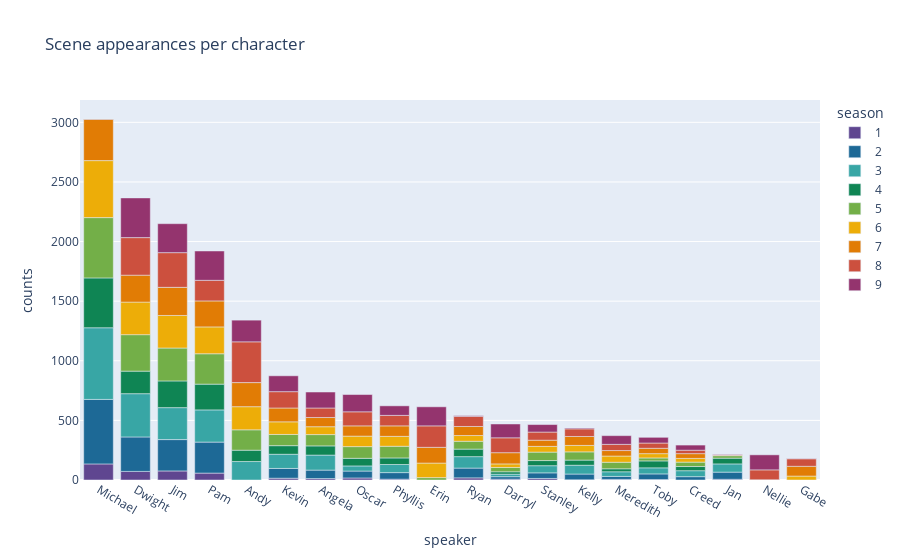

Notebook cell for this chart:
### Code cell
char_app = df.sort_values(['season','episode','scene']).drop_duplicates(['season','episode','scene','speaker'],keep='first')
char_app_count = char_app.groupby(['speaker', 'season']).size().reset_index(name='counts')

char_app_count['season'] = char_app_count['season'].astype(str)

top_char = char_app.groupby(['speaker']).size().reset_index(name='counts').sort_values(by='counts', ascending=False)['speaker'].iloc[:20]

#filter for top 20 characters
char_app_count_sorted = char_app_count[char_app_count['speaker'].isin(top_char)].sort_values(by=['season'])

fig = px.bar(char_app_count_sorted, x='speaker', y='counts', color='season', color_discrete_sequence=px.colors.qualitative.Prism, title='Scene appearances per character')
fig.update_xaxes(categoryorder='array', categoryarray= top_char)

### Figure 1 — Plotly figure (JSON) as saved in the notebook; plotly's stock layout.template omitted (floating-point values rounded to 4 significant figures)
{"data": [{"alignmentgroup": "True", "hovertemplate": "season=1<br>speaker=%{x}<br>counts=%{y}<extra></extra>", "legendgroup": "1", "marker": {"color": "rgb(95, 70, 144)", "pattern": {"shape": ""}}, "name": "1", "offsetgroup": "1", "orientation": "v", "showlegend": true, "textposition": "auto", "type": "bar", "x": ["Pam", "Jan", "Kelly", "Kevin", "Meredith", "Michael", "Dwight", "Oscar", "Darryl", "Phyllis", "Ryan", "Jim", "Stanley", "Angela", "Toby"], "xaxis": "x", "y": [58, 6, 2, 15, 5, 135, 72, 17, 7, 7, 18, 76, 13, 12, 4], "yaxis": "y"}, {"alignmentgroup": "True", "hovertemplate": "season=2<br>speaker=%{x}<br>counts=%{y}<extra></extra>", "legendgroup": "2", "marker": {"color": "rgb(29, 105, 150)", "pattern": {"shape": ""}}, "name": "2", "offsetgroup": "2", "orientation": "v", "showlegend": true, "textposition": "auto", "type": "bar", "x": ["Dwight", "Meredith", "Oscar", "Jim", "Pam", "Kevin", "Darryl", "Toby", "Angela", "Kelly", "Phyllis", "Jan", "Creed", "Stanley", "Ryan", "Michael"], "xaxis": "x", "y": [289, 25, 58, 263, 260, 82, 21, 47, 71, 48, 55, 60, 28, 47, 82, 541], "yaxis": "y"}, {"alignmentgroup": "True", "hovertemplate": "season=3<br>speaker=%{x}<br>counts=%{y}<extra></extra>", "legendgroup": "3", "marker": {"color": "rgb(56, 166, 165)", "pattern": {"shape": ""}}, "name": "3", "offsetgroup": "3", "orientation": "v", "showlegend": true, "textposition": "auto", "type": "bar", "x": ["Meredith", "Toby", "Kevin", "Jan", "Jim", "Kelly", "Andy", "Ryan", "Dwight", "Stanley", "Oscar", "Creed", "Darryl", "Pam", "Michael", "Angela", "Phyllis"], "xaxis": "x", "y": [39, 51, 119, 69, 268, 74, 155, 96, 363, 60, 43, 50, 21, 270, 601, 126, 68], "yaxis": "y"}, {"alignmentgroup": "True", "hovertemplate": "season=4<br>speaker=%{x}<br>counts=%{y}<extra></extra>", "legendgroup": "4", "marker": {"color": "rgb(15, 133, 84)", "pattern": {"shape": ""}}, "name": "4", "offsetgroup": "4", "orientation": "v", "showlegend": true, "textposition": "auto", "type": "bar", "x": ["Michael", "Jim", "Phyllis", "Kelly", "Pam", "Oscar", "Meredith", "Stanley", "Toby", "Ryan", "Kevin", "Jan", "Darryl", "Creed", "Andy", "Angela", "Dwight"], "xaxis": "x", "y": [418, 224, 55, 43, 216, 64, 25, 43, 58, 63, 72, 48, 20, 35, 95, 77, 189], "yaxis": "y"}, {"alignmentgroup": "True", "hovertemplate": "season=5<br>speaker=%{x}<br>counts=%{y}<extra></extra>", "legendgroup": "5", "marker": {"color": "rgb(115, 175, 72)", "pattern": {"shape": ""}}, "name": "5", "offsetgroup": "5", "orientation": "v", "showlegend": true, "textposition": "auto", "type": "bar", "x": ["Oscar", "Erin", "Phyllis", "Ryan", "Creed", "Kevin", "Angela", "Stanley", "Dwight", "Michael", "Kelly", "Andy", "Toby", "Pam", "Darryl", "Jim", "Jan", "Meredith"], "xaxis": "x", "y": [98, 20, 98, 66, 37, 94, 95, 71, 306, 506, 69, 171, 25, 255, 36, 276, 21, 55], "yaxis": "y"}, {"alignmentgroup": "True", "hovertemplate": "season=6<br>speaker=%{x}<br>counts=%{y}<extra></extra>", "legendgroup": "6", "marker": {"color": "rgb(237, 173, 8)", "pattern": {"shape": ""}}, "name": "6", "offsetgroup": "6", "orientation": "v", "showlegend": true, "textposition": "auto", "type": "bar", "x": ["Michael", "Creed", "Pam", "Dwight", "Phyllis", "Meredith", "Darryl", "Kelly", "Jim", "Toby", "Andy", "Gabe", "Stanley", "Angela", "Kevin", "Ryan", "Oscar", "Erin"], "xaxis": "x", "y": [478, 31, 225, 273, 83, 52, 30, 54, 273, 36, 194, 33, 48, 66, 106, 48, 88, 122], "yaxis": "y"}, {"alignmentgroup": "True", "hovertemplate": "season=7<br>speaker=%{x}<br>counts=%{y}<extra></extra>", "legendgroup": "7", "marker": {"color": "rgb(225, 124, 5)", "pattern": {"shape": ""}}, "name": "7", "offsetgroup": "7", "orientation": "v", "showlegend": true, "textposition": "auto", "type": "bar", "x": ["Stanley", "Andy", "Phyllis", "Creed", "Pam", "Toby", "Oscar", "Ryan", "Angela", "Jan", "Darryl", "Kelly", "Dwight", "Michael", "Gabe", "Nellie", "Meredith", "Kevin", "Jim", "Erin"], "xaxis": "x", "y": [52, 202, 88, 40, 218, 45, 86, 76, 77, 5, 94, 75, 226, 347, 82, 2, 46, 116, 236, 132], "yaxis": "y"}, {"alignmentgroup": "True", "hovertemplate": "season=8<br>speaker=%{x}<br>counts=%{y}<extra></extra>", "legendgroup": "8", "marker": {"color": "rgb(204, 80, 62)", "pattern": {"shape": ""}}, "name": "8", "offsetgroup": "8", "orientation": "v", "showlegend": true, "textposition": "auto", "type": "bar", "x": ["Kelly", "Dwight", "Stanley", "Phyllis", "Toby", "Ryan", "Kevin", "Angela", "Meredith", "Gabe", "Pam", "Nellie", "Creed", "Jim", "Darryl", "Oscar", "Erin", "Andy"], "xaxis": "x", "y": [64, 315, 68, 88, 44, 85, 137, 80, 52, 63, 173, 83, 29, 291, 125, 118, 180, 342], "yaxis": "y"}, {"alignmentgroup": "True", "hovertemplate": "season=9<br>speaker=%{x}<br>counts=%{y}<extra></extra>", "legendgroup": "9", "marker": {"color": "rgb(148, 52, 110)", "pattern": {"shape": ""}}, "name": "9", "offsetgroup": "9", "orientation": "v", "showlegend": true, "textposition": "auto", "type": "bar", "x": ["Stanley", "Gabe", "Kelly", "Jim", "Erin", "Dwight", "Ryan", "Kevin", "Jan", "Angela", "Phyllis", "Meredith", "Michael", "Pam", "Nellie", "Creed", "Darryl", "Oscar", "Andy", "Toby"], "xaxis": "x", "y": [63, 3, 7, 243, 160, 333, 6, 133, 5, 134, 80, 73, 2, 246, 126, 43, 116, 145, 182, 48], "yaxis": "y"}], "layout": {"barmode": "relative", "legend": {"title": {"text": "season"}, "tracegroupgap": 0}, "title": {"text": "Scene appearances per character"}, "xaxis": {"anchor": "y", "categoryarray": ["Michael", "Dwight", "Jim", "Pam", "Andy", "Kevin", "Angela", "Oscar", "Phyllis", "Erin", "Ryan", "Darryl", "Stanley", "Kelly", "Meredith", "Toby", "Creed", "Jan", "Nellie", "Gabe"], "categoryorder": "array", "domain": [0, 1], "title": {"text": "speaker"}}, "yaxis": {"anchor": "x", "domain": [0, 1], "title": {"text": "counts"}}}}
